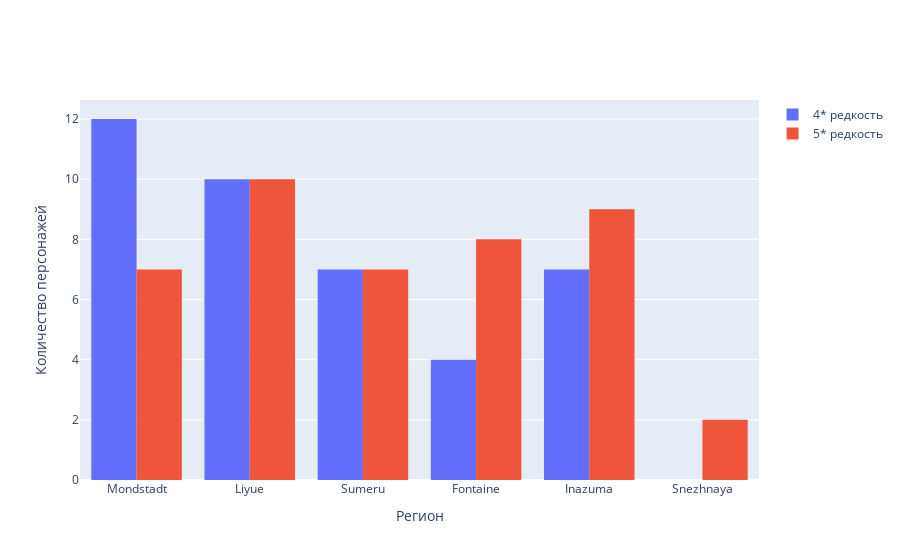

The notebook cell saved with this chart:
### Markdown cell above
2. Изобразим столбчатую диаграмму распределения 4* и 5* персонажей (star_rarity) в зависимости от их региона (region)

### Code cell
fig2 = go.Figure()

fig2.add_trace(go.Histogram(x=df[df['star_rarity'] == 4]['region'], name='4* редкость'))
fig2.add_trace(go.Histogram(x=df[df['star_rarity'] == 5]['region'], name='5* редкость'))

fig2.update_layout(
    xaxis_title="Регион",
    yaxis_title="Количество персонажей",
    )

fig2.show()

### Figure 1 — Plotly figure (JSON) as saved in the notebook; plotly's stock layout.template omitted (floating-point values rounded to 4 significant figures)
{"data": [{"name": "4* редкость", "type": "histogram", "x": ["Mondstadt", "Mondstadt", "Liyue", "Mondstadt", "Sumeru", "Fontaine", "Fontaine", "Liyue", "Sumeru", "Mondstadt", "Sumeru", "Sumeru", "Mondstadt", "Fontaine", "Liyue", "Inazuma", "Mondstadt", "Sumeru", "Inazuma", "Inazuma", "Inazuma", "Sumeru", "Mondstadt", "Fontaine", "Mondstadt", "Liyue", "Mondstadt", "Mondstadt", "Mondstadt", "Inazuma", "Sumeru", "Inazuma", "Mondstadt", "Inazuma", "Liyue", "Liyue", "Liyue", "Liyue", "Liyue", "Liyue"]}, {"name": "5* редкость", "type": "histogram", "x": ["Mondstadt", "Sumeru", "Inazuma", "Snezhnaya", "Liyue", "Inazuma", "Fontaine", "Sumeru", "Sumeru", "Mondstadt", "Fontaine", "Mondstadt", "Fontaine", "Liyue", "Liyue", "Mondstadt", "Inazuma", "Inazuma", "Inazuma", "Liyue", "Mondstadt", "Fontaine", "Mondstadt", "Sumeru", "Fontaine", "Fontaine", "Sumeru", "Liyue", "Inazuma", "Inazuma", "Liyue", "Fontaine", "Snezhnaya", "Sumeru", "Mondstadt", "Sumeru", "Fontaine", "Liyue", "Liyue", "Inazuma", "Liyue", "Inazuma", "Liyue"]}], "layout": {"xaxis": {"title": {"text": "Регион"}}, "yaxis": {"title": {"text": "Количество персонажей"}}}}
